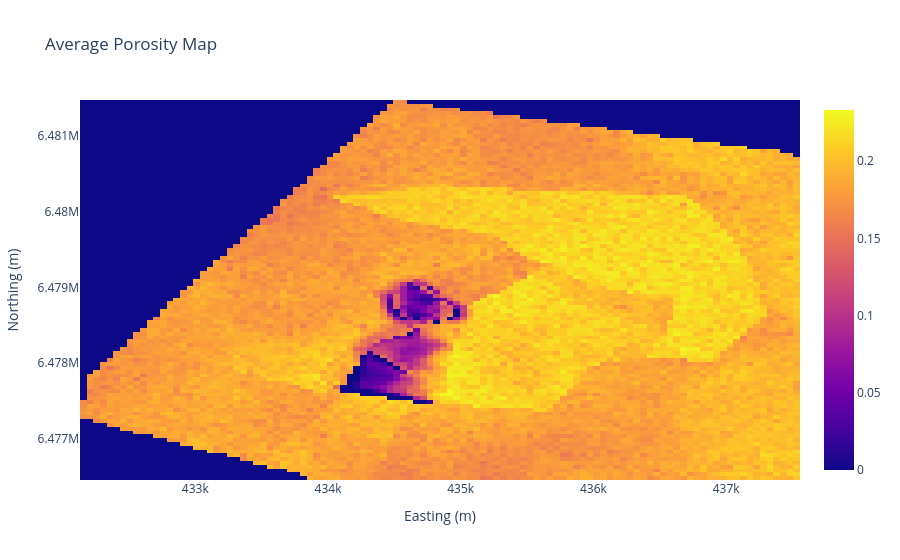

The notebook cell saved with this chart:
### Code cell
fig = px.imshow(
    poro_avg,
    x=x_real,
    y=y_real,
    origin="lower",
    aspect="auto",
    title="Average Porosity Map"
)

fig.update_layout(
    xaxis_title="Easting (m)",
    yaxis_title="Northing (m)"
)
